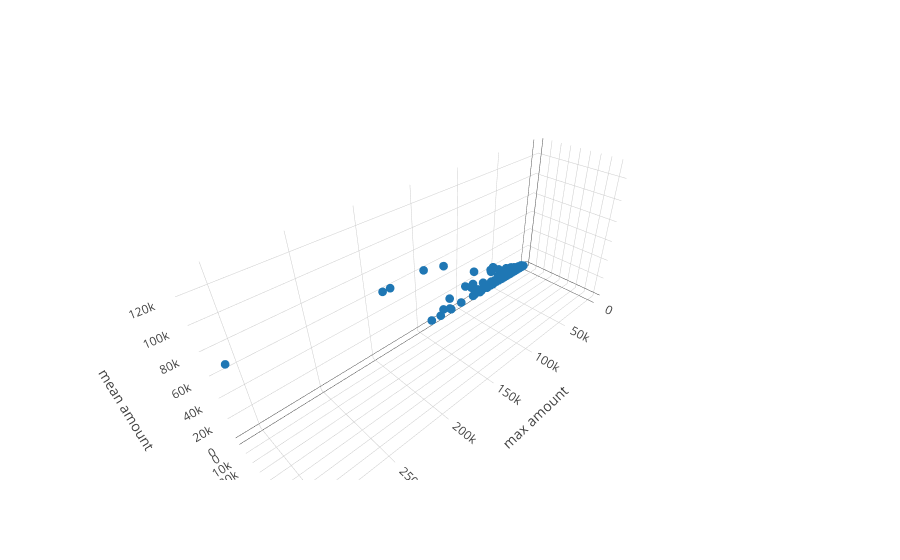

The cell this chart's notebook holds for it:
### Code cell
trace1 = Scatter3d(x = X['max_amount'] ,
                   y = X['min_amount'] , 
                   z = X['mean_amount'],
                   mode = 'markers',
                   marker = dict(
                   size = 3))
data = [trace1]
layout = Layout(
    scene=Scene(
        xaxis=XAxis(title='max amount'),
        yaxis=YAxis(title='min amount'),
        zaxis=ZAxis(title='mean amount')
    )
)
fig = Figure(data = data, layout = layout)
iplot(fig, filename='scatter-mode-3d')

### Figure 1 — Plotly figure (JSON) as saved in the notebook; plotly's stock layout.template omitted (floating-point values rounded to 4 significant figures; data arrays with more than 128 entries replaced by an {"elided": "..."} marker saying what was removed)
{"data": [{"marker": {"size": 3}, "mode": "markers", "type": "scatter3d", "x": {"elided": "9999 float values"}, "y": {"elided": "9999 float values"}, "z": {"elided": "9999 float values"}}], "layout": {"scene": {"xaxis": {"title": "max amount"}, "yaxis": {"title": "min amount"}, "zaxis": {"title": "mean amount"}}}}
